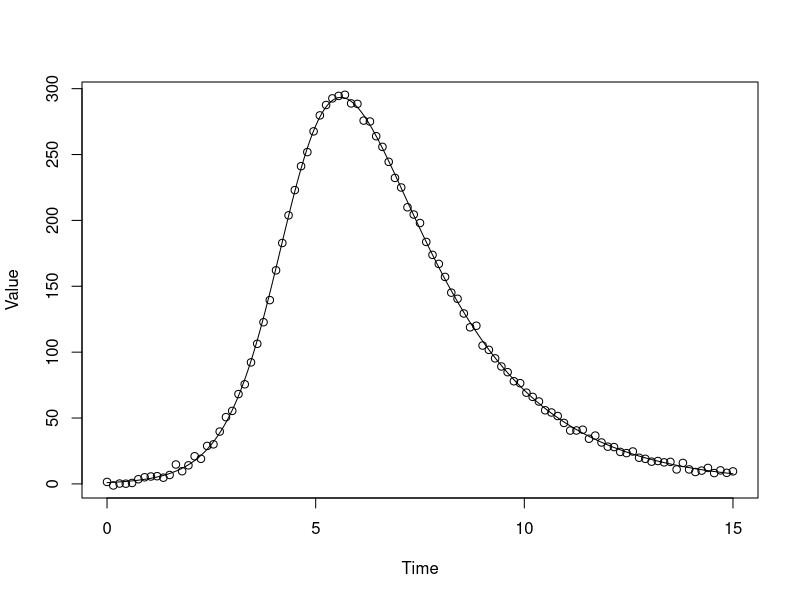

This chart was generated by the following R code: (Note: a time limit stopped this script after it produced the figure.)
##RWM for SIR ODE model
library(MASS)
library(coda)

alphaSIR<-function(x,theta)
{
  c(-theta[1]*x[1]*x[2],theta[1]*x[1]*x[2]-theta[2]*x[2])
}

odesim<-function(T,dt,x0,theta, afun)
{
  n <- T/dt
  d <- length(x0)
  x <- matrix(0,nrow=n+1,ncol=d)
  x[1,] <- x0 
  for (i in 2:(n+1)) 
  {
    x[i,] <- x[i-1,]+afun(x[i-1,],theta)*dt
  }
  x
}

outODE <- odesim(T = 15, dt=0.0025, x0=c(762,1),theta=c(exp(-6),0.5),afun=alphaSIR)

Idata <- outODE[1+(0:100)*60,2]
#Add noise!
Idata <- rnorm(101,Idata,2) #sigma=2
#Plot
plot(ts(outODE[,2],start=0,deltat=0.0025), ylab = "Value")
lines(ts(Idata,start=0,deltat=0.15),type="p")

loglike <- function(param, data, tstep, deltat, init){
  n <- length(data)
  T <- (n-1)*deltat 
  incr <- deltat/tstep
  out <- odesim(T=15, dt=tstep, x0=init, theta=exp(param),afun=alphaSIR)
  out <- out[1+(0:(n-1))*incr,2] 
  sum(dnorm(data, out, exp(param[3]), log=TRUE))
}

logprior <- function(psi){
  sum(dnorm(psi, log = TRUE))
}

lpost <- function(psi){
  lprior <- logprior(psi)
  llike <- loglike(c(psi[1], psi[2], 2), data=Idata, tstep=0.025, deltat=0.15, init=c(762,1)) 
  return(lprior+llike)
}

rwm <- function(N, init, Sigma){
  theta_mat <- matrix(0, nrow = N, ncol = 2)
  theta_mat[1,] <- init
  psi <- init
  count <- 0
  for(i in 2:N){
    can <- mvrnorm(1, psi, Sigma)
    laprob <- lpost(can) - lpost(psi)
    if (log(runif(1)) < laprob){
      psi <- can
      count <- count + 1
    }
    theta_mat[i,] <- psi
  }
  print(count/(N-1))
  return(theta_mat)
}

out <- rwm(10000, init=c(-6, log(0.5)), Sigma = diag(rep(0.000033,2)))

#trace plots for beta and gamma after 1st run with 100 iteration burn in
par(mfrow = c(2,2))
plot(ts(exp(out[100:10000,1])), xlab = "Iteration", ylab = "value", main = "beta")
plot(ts(exp(out[100:10000,2])), xlab = "Iteration", ylab = "value", main = "gamma")
hist(exp(out[100:10000,1]), freq = F, xlab = "value", main = "")
hist(exp(out[100:10000,2]), freq = F, xlab = "value", main = "")
par(mfrow = c(1,1))

#calculate optimal V
SigmaOpt <- (2.38^2)/2*var(out)

#re-run with optimal V
outopt <- rwm(10000, init=c(-6, log(0.5)), SigmaOpt)
effectiveSize(outopt)
cpu_time_2 <- system.time(rwm(10000, init=c(-6, log(0.5)), SigmaOpt)) #58.52
plot(ts(outopt))

post_mat <- exp(outopt)

par(mfrow = c(2,3))
#trace plots for beta and gamma
plot(ts(post_mat[100:10000,1]), xlab = "iteration", ylab = "value", main = "beta")
plot(ts(post_mat[100:10000,2]), xlab = "iteration", ylab = "value", main = "gamma")

par(mfrow = c(1,3))
#plot marginal posterior for beta
hist(post_mat[100:10000,1], freq = F, xlab = "value", main = "beta")
lines(density(post_mat[100:10000,1]), lwd = 2, col = "red")
abline(v= exp(-6), lwd = 3, col = "blue")
#plot marginal posterior for gamma
hist(post_mat[100:10000,2], freq = F, xlab = "value", main = "gamma")
lines(density(post_mat[100:10000,2]), lwd = 2, col = "red")
abline(v=0.5, lwd = 3, col = "blue")
par(mfrow = c(1,1))

#summaries of beta
mean(post_mat[,1])
sd(post_mat[,1])
quantile(post_mat[,1],c(0.025,0.975))

#adding R0 in
R0 <- post_mat[,1]/post_mat[,2]*763
plot(ts(R0[100:10000]), xlab = "iteration", ylab = "value", main = "R0")
hist(R0[100:10000], freq = F, xlab = "value", main = "R0")
lines(density(R0[100:10000]), lwd = 2, col = "red")
abline(v=((exp(-6))/0.5)*763, lwd = 3, col = "blue")
quantile(R0[100:10000],c(0.025,0.975))
mean(R0)

#predictive for It
N <- 10000
T <- 15
dt <- 0.0025
I.mat <- matrix(0,nrow=T/dt+1,ncol=N)
for(i in 1:N)
{
  I.mat[,i] <- odesim(T=15, dt=0.0025, x0=c(762,1), theta=exp(outopt[i,]), afun=alphaSIR)[,2]
  I.mat[,i] <- rnorm((T/dt)+1, I.mat[,i],2)
}

I.mean <- apply(I.mat,1,mean)
I.lq <- apply(I.mat,1,quantile,0.025)
I.uq <- apply(I.mat,1,quantile,0.975)

par(mfrow = c(1,1))
plot(ts(I.mean,start=0,deltat=0.0025),ylim=c(0,400), xlab = "Time(Days)", ylab = "It")
lines(ts(I.lq,start=0,deltat=0.0025),col=2)
lines(ts(I.uq,start=0,deltat=0.0025),col=2)
lines(ts(Idata,start=0,deltat=0.15),type="p")
